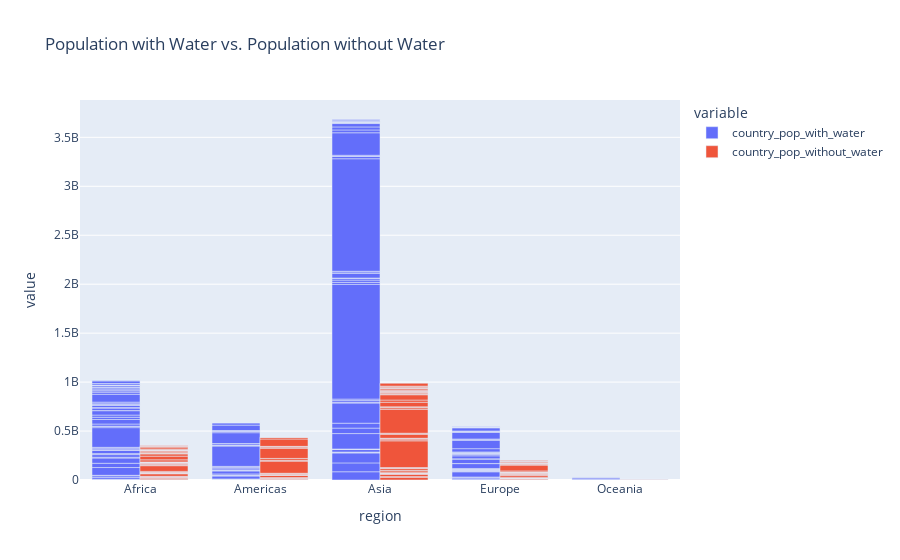

The cell this chart's notebook holds for it:
### Code cell
# create stacked bar chart, stacking  "country_pop_with_water", and "country_pop_without_water" on the y axis as two bars. Using region as the x axis.
# px.bar(df_countries, x="region", y=["country_pop_with_water", "country_pop_without_water"], title="Population with Water vs. Population without Water", hover_data=["Entity"])

# create the same, but put the bars side by side
px.bar(df_countries, x="region", y=["country_pop_with_water", "country_pop_without_water"], barmode="group", title="Population with Water vs. Population without Water", hover_data=["Entity"])

### Figure 1 — Plotly figure (JSON) as saved in the notebook; plotly's stock layout.template omitted (floating-point values rounded to 4 significant figures; data arrays with more than 128 entries replaced by an {"elided": "..."} marker saying what was removed)
{"data": [{"alignmentgroup": "True", "customdata": {"elided": "189x1 str values"}, "hovertemplate": "variable=country_pop_with_water<br>region=%{x}<br>value=%{y}<br>Entity=%{customdata[0]}<extra></extra>", "legendgroup": "country_pop_with_water", "marker": {"color": "#636efa", "pattern": {"shape": ""}}, "name": "country_pop_with_water", "offsetgroup": "country_pop_with_water", "orientation": "v", "showlegend": true, "textposition": "auto", "type": "bar", "x": {"elided": "189 str values"}, "xaxis": "x", "y": {"elided": "189 float values"}, "yaxis": "y"}, {"alignmentgroup": "True", "customdata": {"elided": "189x1 str values"}, "hovertemplate": "variable=country_pop_without_water<br>region=%{x}<br>value=%{y}<br>Entity=%{customdata[0]}<extra></extra>", "legendgroup": "country_pop_without_water", "marker": {"color": "#EF553B", "pattern": {"shape": ""}}, "name": "country_pop_without_water", "offsetgroup": "country_pop_without_water", "orientation": "v", "showlegend": true, "textposition": "auto", "type": "bar", "x": {"elided": "189 str values"}, "xaxis": "x", "y": {"elided": "189 float values"}, "yaxis": "y"}], "layout": {"barmode": "group", "legend": {"title": {"text": "variable"}, "tracegroupgap": 0}, "title": {"text": "Population with Water vs. Population without Water"}, "xaxis": {"anchor": "y", "domain": [0, 1], "title": {"text": "region"}}, "yaxis": {"anchor": "x", "domain": [0, 1], "title": {"text": "value"}}}}
